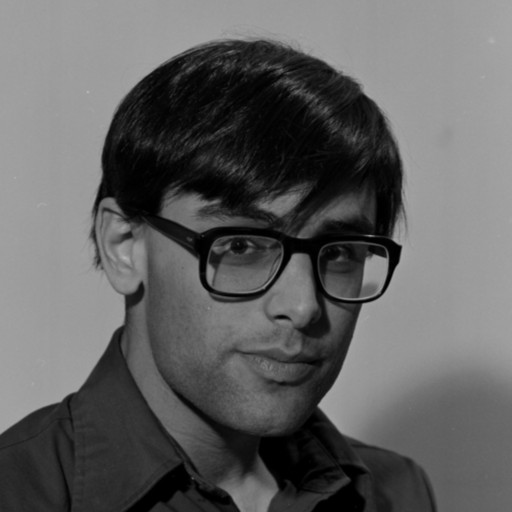
%> input picture Golden_model/input_image.jpg, 512 x 512 px
$ octave conv_ref_model.m   (GNU Octave 9; MATLAB toolbox functions it lacks are replaced by stand-ins)
%> lines starting %> are read from the running program, lines starting %| are printed output that depends on the picture
%% generate_golden_vectors.m
% Generate pixel, kernel, and expected-output files for QuestaSim.
% Includes support for NUM_KERNELS multi-channel processing.

clear;
clc;
close all;

%% ------------------------------------------------------------------------
% Parameters: these values must match the RTL/UVM configuration.
% -------------------------------------------------------------------------
N            = 3;       % Kernel size: N x N
IMAGE_WIDTH  = 32;       % RTL image width
IMAGE_HEIGHT = 32;       % RTL image height
PIXEL_WIDTH  = 8;       % Unsigned grayscale pixel width
COEFF_WIDTH  = 8;       % Signed coefficient width (integer, fixed-point container)
OUT_BITS     = 16;      % Signed output width
RELU_ENABLE  = true;    % Must match the RTL ReLU enable
STRIDE       = 1;       % Convolution stride
NUM_KERNELS  = 1;       % Number of kernels / output channels per job

% --- Zero padding, derived automatically to match the RTL -----------------
PAD_ROWS_BEFORE = floor((N - 1) / 2);
PAD_ROWS_AFTER  = floor((N + 1) / 2);
PAD_COLS_BEFORE = 1;
PAD_COLS_AFTER  = 1;

% --- Fixed-point spec for the kernel -------------------------------------
FRAC_BITS = 4;

%% ------------------------------------------------------------------------
% File paths.
% -------------------------------------------------------------------------
source_image_path = 'input_image.jpg';
output_dir = '..\src\tb';

if ~isfile(source_image_path)
    % Create a dummy image for testing if the file doesn't exist
    warning('Input image not found. Creating a synthetic checkerboard pattern for testing.');
    source_image = uint8(checkerboard(1, IMAGE_HEIGHT, IMAGE_WIDTH) * 255);
else
    source_image = imread(source_image_path);
%> source_image is the input picture: size 512x512x3 uint8; min 0, max 179, mean 96.8
end

if ~isfolder(output_dir)
    mkdir(output_dir);
end

%% ------------------------------------------------------------------------
% Read and preprocess the source image.
% -------------------------------------------------------------------------
if ndims(source_image) == 3
    source_image = source_image(:,:,1:3);
    source_image = rgb2gray(source_image);
%> source_image: size 512x512 uint8
end

image_pixels = imresize(source_image, ...
                         [IMAGE_HEIGHT IMAGE_WIDTH], ...
                         'nearest');
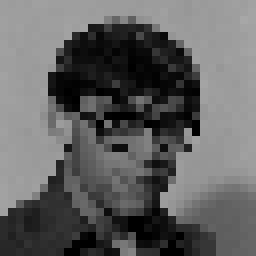
%> image_pixels: size 32x32 uint8 (shown 8 times larger); min 0, max 166, mean 96.8
image_pixels = uint8(image_pixels);

%% ------------------------------------------------------------------------
% Define the real-valued (floating-point) convolution kernels.
% -------------------------------------------------------------------------
% Kernel 0: Vertical Edge Detection
kernels(:,:,1) = [1 0 -1 ; 1 0 -1 ; 1 0 -1];

% Kernel 1: Horizontal Edge Detection (if NUM_KERNELS > 1)
if NUM_KERNELS > 1
    kernels(:,:,2) = 1/9 *[ ...
        1,  1,  1; ...
        1,  1,  1; ...
        1,  1,  1];

   kernels(:,:,3) =[ ...
        0 , -1 , 0; ...
       -1 , 5 , -1; ...
        0, -1 , 0];


end

% Add more kernel definitions here if NUM_KERNELS > 2

%% ------------------------------------------------------------------------
% Quantize the kernels into fixed-point COEFF_WIDTH-bit signed integers.
% -------------------------------------------------------------------------
coeff_max = 2^(COEFF_WIDTH-1) - 1;
coeff_min = -2^(COEFF_WIDTH-1);

quant_kernels_raw = round(kernels * 2^FRAC_BITS);

if any(quant_kernels_raw(:) > coeff_max) || any(quant_kernels_raw(:) < coeff_min)
    warning('One or more quantized kernel values overflow COEFF_WIDTH=%d.', COEFF_WIDTH);
end

quant_kernels = int32(min(max(quant_kernels_raw, coeff_min), coeff_max));

%% ------------------------------------------------------------------------
% Calculate padded-convolution output dimensions.
% -------------------------------------------------------------------------
OUTPUT_HEIGHT = IMAGE_HEIGHT ;
OUTPUT_WIDTH  = IMAGE_WIDTH  ;

% Expected output is now a 3D volume: [Height x Width x NUM_KERNELS]
expected = zeros(OUTPUT_HEIGHT, OUTPUT_WIDTH, NUM_KERNELS, 'int32');

%% ------------------------------------------------------------------------
% MATLAB golden convolution model (fixed-point).
% -------------------------------------------------------------------------
round_bias = int64(0);
if FRAC_BITS > 0
    round_bias = int64(bitshift(int64(1), FRAC_BITS-1)); % round-half-up
end

for k_idx = 1:NUM_KERNELS
    for out_row = 1:OUTPUT_HEIGHT
        for out_col = 1:OUTPUT_WIDTH

            accumulator = int64(0);

            for kernel_row = 1:N
                for kernel_col = 1:N

                    image_row = (out_row-1)*STRIDE + kernel_row - PAD_ROWS_BEFORE;
                    image_col = (out_col-1)*STRIDE + kernel_col - PAD_COLS_BEFORE;

                    if image_row < 1 || image_row > IMAGE_HEIGHT || ...
                       image_col < 1 || image_col > IMAGE_WIDTH
                        pixel_value = int64(0);
                    else
                        pixel_value = int64(image_pixels(image_row, image_col));
                    end

                    % Fetch the coefficient for the current kernel index
                    coefficient_value = int64(quant_kernels(kernel_row, kernel_col, k_idx));

                    accumulator = accumulator + ...
                        pixel_value * coefficient_value;
                end
            end

            if FRAC_BITS > 0
                accumulator = bitshift(accumulator + round_bias, -FRAC_BITS);
            end

            accumulator = int32(accumulator);

            if RELU_ENABLE && accumulator < 0
                accumulator = 0;
            end

            max_output = int32(2^(OUT_BITS-1) - 1);
            min_output = int32(-2^(OUT_BITS-1));

            accumulator = min(max(accumulator, min_output), max_output);
            expected(out_row, out_col, k_idx) = accumulator;
        end
    end
end
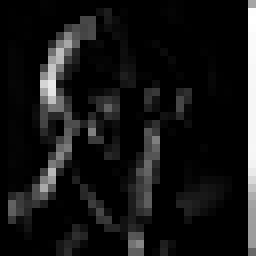
%> expected: size 32x32 int32 (shown 8 times larger); min 0, max 487, mean 41.9; drawn with min black and max white
%> after the loop, pixel_value = 0

%% ------------------------------------------------------------------------
% Convert matrices to raster-scan vectors.
% -------------------------------------------------------------------------
input_stream = reshape(image_pixels.', [], 1);
%> input_stream = 1024 values, max 166 at index 95, min 0 at index 361, mean 96.82

% Flatten kernels back-to-back: kernel 0, then kernel 1, etc.
kernel_stream = [];
for k_idx = 1:NUM_KERNELS
    k_slice = quant_kernels(:,:,k_idx).';
    kernel_stream = [kernel_stream; k_slice(:)];
end

% Flatten expected outputs back-to-back per kernel pass
expected_stream = [];
for k_idx = 1:NUM_KERNELS
    e_slice = expected(:,:,k_idx).';
    expected_stream = [expected_stream; e_slice(:)];
end
%> this loop made 1 pass
%> pass 1, `e_slice = expected(:,:,k_idx).';`:
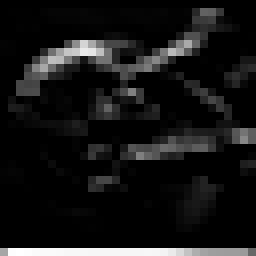
%> e_slice: size 32x32 int32 (shown 8 times larger); min 0, max 487, mean 41.9; mean of the top-left, top-right, bottom-left and bottom-right quarters 49, 34.3, 35.9, 48.5; drawn with min black and max white
%> after the loop, expected_stream = 1024 values, max 487 at index 96, min 0 at index 1, mean 41.91

%% ------------------------------------------------------------------------
% Write hexadecimal files.
% -------------------------------------------------------------------------
write_hex_file(fullfile(output_dir, 'pixel_input.hex'), input_stream, PIXEL_WIDTH);
write_hex_file(fullfile(output_dir, 'kernel_coeff.hex'), kernel_stream, COEFF_WIDTH);
write_hex_file(fullfile(output_dir, 'expected_output.hex'), expected_stream, OUT_BITS);

%% ------------------------------------------------------------------------
% Display information
% -------------------------------------------------------------------------
fprintf('\nGolden files generated successfully for %d kernel(s).\n', NUM_KERNELS);
fprintf('Input image size       : %d x %d\n', IMAGE_HEIGHT, IMAGE_WIDTH);
fprintf('Output volume size     : %d x %d x %d\n', OUTPUT_HEIGHT, OUTPUT_WIDTH, NUM_KERNELS);
fprintf('Kernel values generated: %d\n', length(kernel_stream));
fprintf('Expected outputs       : %d\n', length(expected_stream));

%% ------------------------------------------------------------------------
% Helper function for hexadecimal output
% -------------------------------------------------------------------------
function write_hex_file(filename, values, width_bits)
%> called with filename = '..\src\tb/pixel_input.hex', width_bits = 8
    file_id = fopen(filename, 'w');
    if file_id == -1
        error('Could not open file for writing: %s', filename);
    end
    hex_digits = ceil(width_bits/4);
    format_string = ['%0', num2str(hex_digits), 'X\n'];
    for index = 1:length(values)
        unsigned_value = mod(double(values(index)), 2^width_bits);
        fprintf(file_id, format_string, unsigned_value);
    end
%> this loop made 1024 passes
%> unsigned_value on passes 1 to 3: 158, 156, 158
%| Expected outputs       : 1024
    fclose(file_id);
end
